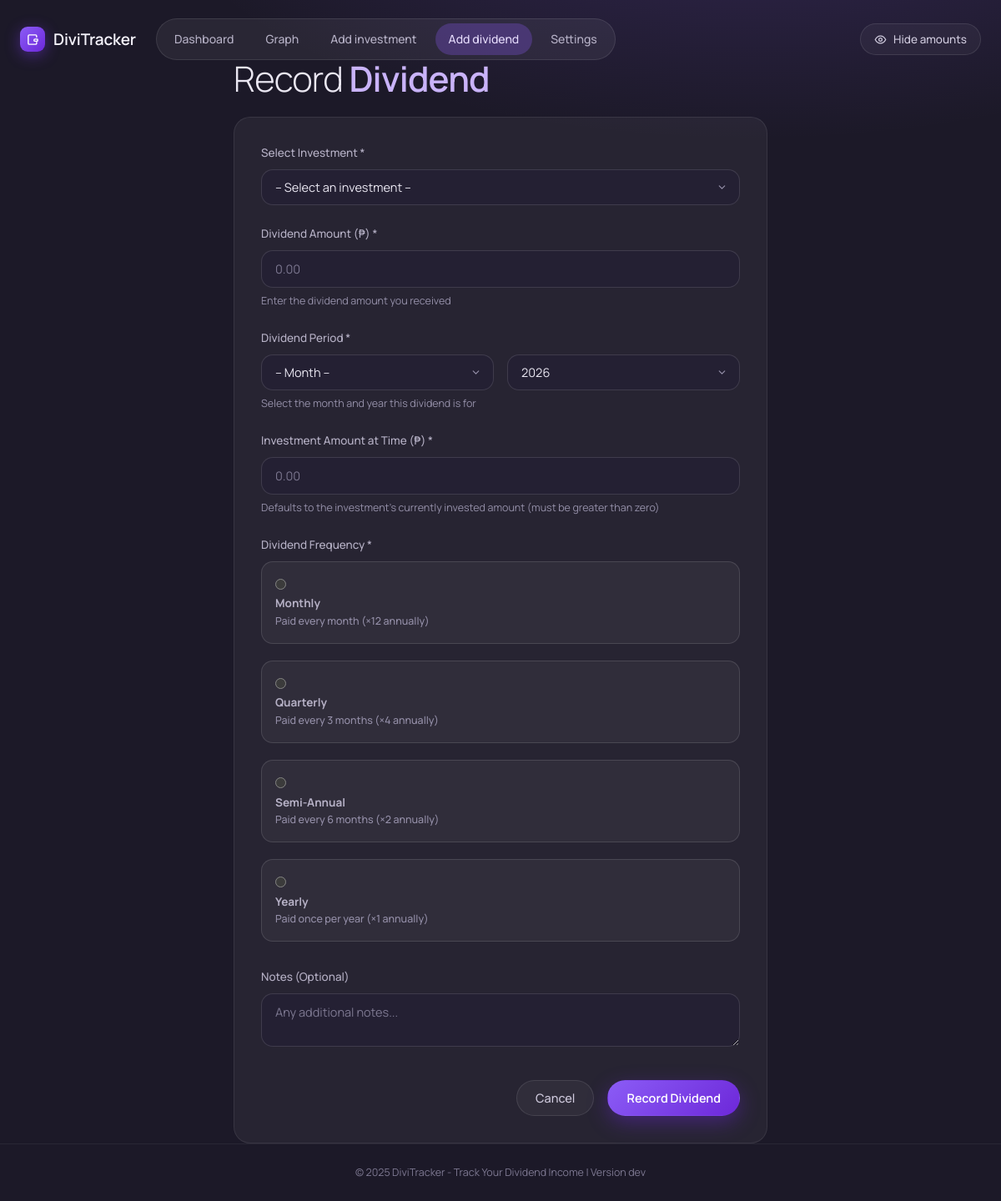
/dividends/new?investment_id=4, run on an earlier commit of the app's database.
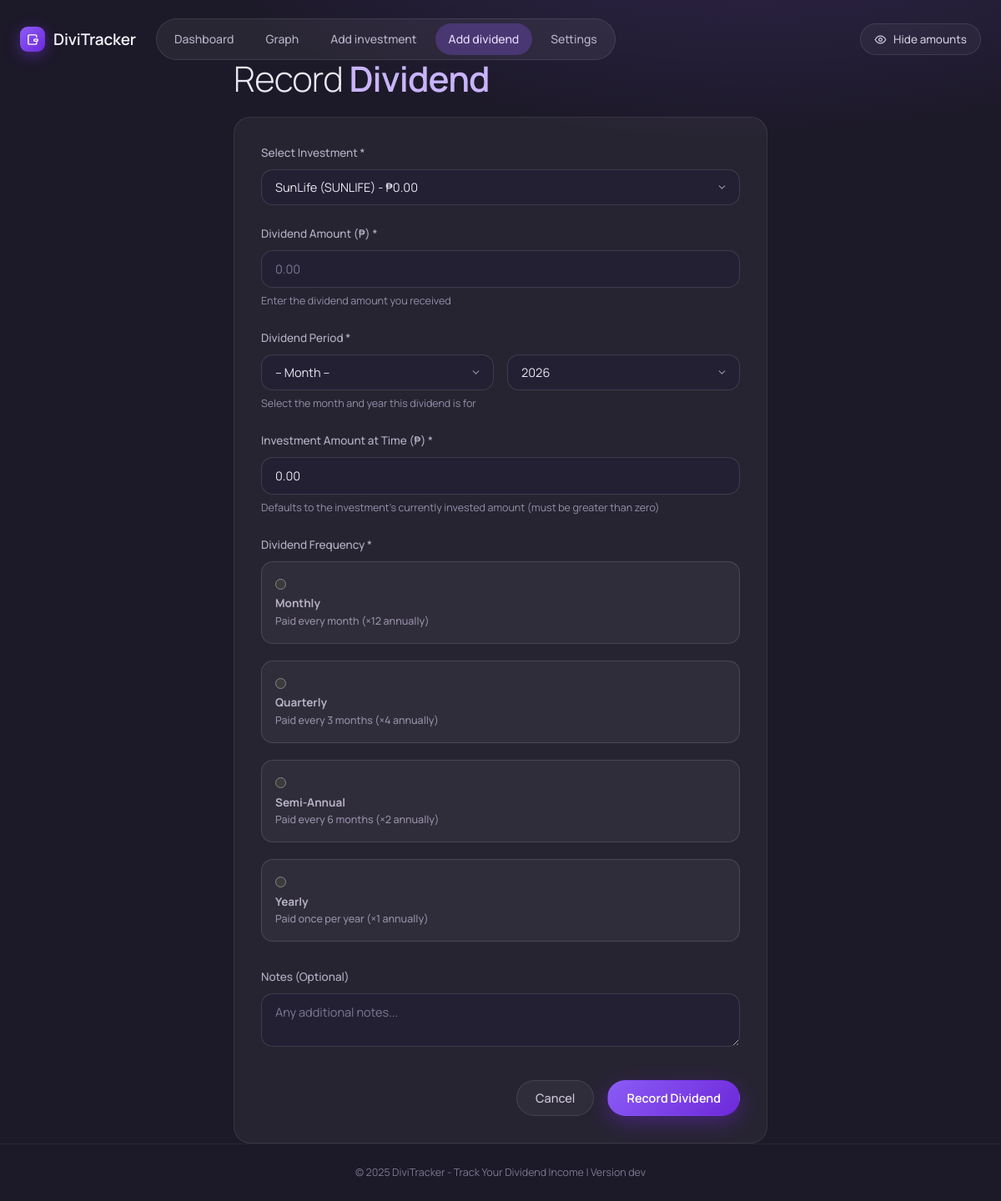
And on a later commit of the database.
### app/models.py (models this page shows, shortened)
class Investment(db.Model):
    __tablename__ = "investments"
    id: Mapped[int] = mapped_column(Integer, primary_key=True)
    name: Mapped[str] = mapped_column(String(100), unique=True, nullable=False, index=True)
    ticker: Mapped[Optional[str]] = mapped_column(String(20), nullable=True)
    total_invested: Mapped[float] = mapped_column(Float, default=0.0, nullable=False)
    current_value: Mapped[Optional[float]] = mapped_column(Float, nullable=True, default=None)
    created_at: Mapped[datetime] = mapped_column(DateTime, default=utcnow, nullable=False)
    updated_at: Mapped[datetime] = mapped_column(
        DateTime, default=utcnow, onupdate=utcnow, nullable=False
    )
    dividends: Mapped[list["Dividend"]] = relationship(
        "Dividend",
        back_populates="investment",
        lazy="dynamic",
        cascade="all, delete-orphan",
    )
    @property
    def paper_gain_loss(self) -> float:
        if self.current_value is None:
            return 0.0
        return self.current_value - self.total_invested
    @property
    def paper_gain_loss_percentage(self) -> float:
        if self.current_value is None or self.total_invested <= 0:
            return 0.0
        return ((self.current_value - self.total_invested) / self.total_invested) * 100
    def to_dict(self) -> dict:
        return {
            "id": self.id,
            "name": self.name,
            "ticker": self.ticker,
            "total_invested": self.total_invested,
            "current_value": self.current_value,
            "paper_gain_loss": self.paper_gain_loss,
            "paper_gain_loss_percentage": self.paper_gain_loss_percentage,
            "created_at": self.created_at.isoformat() if self.created_at else None,
        }

### app/routes/dividends.py (the view, shortened to what this page needs)
@dividends_bp.route("/new", methods=["GET", "POST"])
def add_dividend():
    investment_service = InvestmentService()
    dividend_service = DividendService()
    investments = investment_service.get_all_investments()
    investments_json = [inv.to_dict() for inv in investments]
    selected_investment_id = request.args.get("investment_id")
    current_year = datetime.now().year
    return render_template(
        "add_dividend.html",
        investments=investments,
        investments_json=investments_json,
        selected_investment_id=selected_investment_id,
        current_year=current_year,
    )

### app/services/investment_service.py (called while the page is built)
    def get_all_investments(self) -> Sequence[Investment]:
        return Investment.query.order_by(Investment.name).all()

### templates/add_dividend.html (shortened to what the changed rows need)
{% extends "base.html" %}
{% block content %}
<div class="form-page">
    <h1>Record <span>Dividend</span></h1>
    <div class="form-container">
        {% if investments %}
        <form method="post" action="{{ url_for('dividends.add_dividend') }}">
            <div class="form-group">
                <label for="investment_id">Select Investment *</label>
                <select id="investment_id" name="investment_id" required>
                    <option value="">-- Select an investment --</option>
                    {% for inv in investments %}
                    <option value="{{ inv.id }}" {% if selected_investment_id and selected_investment_id|int == inv.id %}selected{% endif %}>
                        {{ inv.name }} {% if inv.ticker %}({{ inv.ticker }}){% endif %} - {{ format_currency(inv.total_invested) }}
                    </option>
                    {% endfor %}
                </select>
            </div>
            <div class="form-group">
                <label for="amount">Dividend Amount ({{ currency_symbol }}) *</label>
                <input type="number"
                       id="amount"
                       name="amount"
                       step="0.01"
                       min="0.01"
                       placeholder="0.00"
                       required>
                <small class="form-help">Enter the dividend amount you received</small>
            </div>
            <div class="form-group">
                <label>Dividend Period *</label>
                <div class="period-inputs">
                    <select id="period_month" name="period_month" required>
                        <option value="">-- Month --</option>
                    </select>
                    <select id="period_year" name="period_year" required>
                        {% for year in range(2020, 2031) %}
                        <option value="{{ year }}" {% if year == current_year %}selected{% endif %}>{{ year }}</option>
                        {% endfor %}
                    </select>
                </div>
                <small class="form-help">Select the month and year this dividend is for</small>
            </div>
            {% set preselected_inv = (investments | selectattr("id", "equalto", selected_investment_id | int) | first) if selected_investment_id else None %}
            <div class="form-group">
                <label for="investment_amount_at_time">Investment Amount at Time ({{ currency_symbol }}) *</label>
                <input type="number"
                       id="investment_amount_at_time"
                       name="investment_amount_at_time"
                       step="0.01"
                       min="0.01"
                       value="{{ '%.2f'|format(preselected_inv.total_invested) if preselected_inv else '' }}"
                       placeholder="0.00"
                       required>
                <small class="form-help">Defaults to the investment's currently invested amount (must be greater than zero)</small>
            </div>
            <div class="form-group">
                <label>Dividend Frequency *</label>
                <div class="radio-group">
                    <label class="radio-option">
                        <input type="radio" name="frequency" value="monthly" required>
                        <span class="radio-label">
                            <strong>Monthly</strong>
                            <small>Paid every month (×12 annually)</small>
                        </span>
                    </label>
                    <label class="radio-option">
                        <input type="radio" name="frequency" value="quarterly">
                        <span class="radio-label">
                            <strong>Quarterly</strong>
                            <small>Paid every 3 months (×4 annually)</small>
                        </span>
                    </label>
                    <label class="radio-option">
                        <input type="radio" name="frequency" value="semi-annual">
                        <span class="radio-label">
                            <strong>Semi-Annual</strong>
                            <small>Paid every 6 months (×2 annually)</small>
                        </span>
                    </label>
                    <label class="radio-option">
                        <input type="radio" name="frequency" value="yearly">
                        <span class="radio-label">
                            <strong>Yearly</strong>
                            <small>Paid once per year (×1 annually)</small>
                        </span>
                    </label>
                </div>
            </div>
            <div class="form-group">
                <label for="notes">Notes (Optional)</label>
                <textarea id="notes" name="notes" rows="2" placeholder="Any additional notes..."></textarea>
            </div>
            <div class="form-actions">
                <a href="{{ url_for('main.index') }}" class="btn btn-secondary">Cancel</a>
                <button type="submit" class="btn btn-primary">Record Dividend</button>
            </div>
        </form>
        {% endif %}
    </div>
</div>
{% endblock content %}

What changed in the data, as far as the page shows it:
added Investment: investment_amount_at_time "0.00"
Also different on the page:
form field investment_id: "-- Select an investment --" → "SunLife (SUNLIFE) - ₱0.00"
